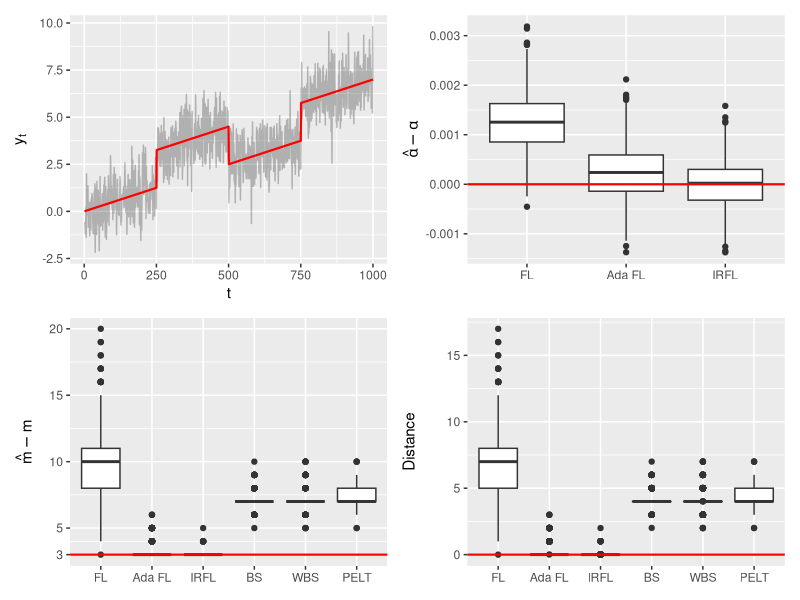

Recreate this plot in R.
library(ggplot2)
library(patchwork)
library(dplyr)
library(tidyr)


###### Produce Distance Plots
final = read.csv("final_out.csv")

df = final %>% 
  pivot_longer(cols=16:21,names_to="method",values_to="distance") %>%
  mutate(method = factor(method,
                         levels = c("distance_flasso",
                                    "distance_adaflasso",
                                    "distance_best_iter_flasso",
                                    "distance_bs",
                                    "distance_wbs",
                                    "distance_pelt")))

dist = ggplot(df, aes(x = method, y = distance)) +
  geom_boxplot() +
  scale_x_discrete(labels = c("distance_flasso"="FL",
                              "distance_adaflasso"="Ada FL",
                              "distance_best_iter_flasso"="IRFL",
                              "distance_bs"="BS",
                              "distance_wbs"="WBS",
                              "distance_pelt"="PELT")) +
  labs(y = "Distance", x = NULL)  +
  geom_hline(yintercept = 0, color = "red", size = .75) 
 # theme(axis.text.x = element_text(angle = 45, hjust = 1, vjust = 0.5))

###### Produce nknots Plots
out = read.csv("outbind.csv")

sel = c("bic_adaflasso",paste("bic_iter",2:10,"flasso",sep=""))
sel2= c("adaflasso",paste("iter",2:10,"flasso",sep=""))
sel3= c("nknots_adaflasso",paste("nknots_iter",2:10,"flasso",sep=""))

min_bic_iter = out |> select(all_of(sel)) |> round(5) |> apply(1,which.min)
min_bic = out |> select(all_of(sel)) |> round(5) |> apply(1,min)
flasso = out |> select(all_of(sel3))
min_bic_iter_flasso = c()

for(k in 1:nrow(flasso)){
  min_bic_iter_flasso[k] = flasso[k,min_bic_iter[k]]
}

final = out |> 
  select(c("true_model","bic_true_model",
           "nknots_PELT","bic_PELT",
           "nknots_BS","bic_BS",
           "nknots_WBS","bic_WBS",
           "nknots_flasso","bic_flasso",
           "nknots_adaflasso","bic_adaflasso")) |>
  mutate(best_iter = min_bic_iter,
         nknots_best_iter = min_bic_iter_flasso,
         min_bic_flasso = min_bic) 

df2 = final %>% 
  pivot_longer(cols=c(3,5,7,9,11,14),names_to="Method",values_to="Mean Shifts") %>%
  mutate(Method = factor(Method,
                         levels = c("nknots_flasso",
                                    "nknots_adaflasso",
                                    "nknots_best_iter",
                                    "nknots_BS",
                                    "nknots_WBS",
                                    "nknots_PELT")))

knots = ggplot(df2, aes(x = Method, y = `Mean Shifts`)) +
  geom_boxplot() +
  scale_x_discrete(labels = c("nknots_flasso"="FL",
                              "nknots_adaflasso"="Ada FL",
                              "nknots_best_iter"="IRFL",
                              "nknots_BS"="BS",
                              "nknots_WBS"="WBS",
                              "nknots_PELT"="PELT")) +
  labs(y = expression(hat(m)-m), x = NULL) +
  scale_y_continuous(breaks = c(3, seq(5, 20, by = 5))) +
  geom_hline(yintercept = 3, color = "red", linewidth = .75)

####### Produce Simulation Plot
n = 1000
x = time = 1:n
true_model = rep(c(0,2,0,2),each=250) + 0.005*x
y = rnorm(n,rep(c(0,2,0,2),each=250)) + 0.005*x

sim = ggplot(NULL, aes(x = time)) +
  geom_line(aes(y = y), alpha = 0.25) + 
  geom_line(aes(y = true_model),linewidth=.75,color="red")+
  # geom_hline(yintercept = 0, color = "red", size = .75) + 
  labs(x = "t",
       y = expression(y[t]))

### Produce Slope Plot
out = read.csv("outbind.csv")
sel = c("bic_adaflasso",paste("bic_iter",2:10,"flasso",sep=""))
sel3=c("slope_adaflasso",paste("slope_iter",2:10,"flasso",sep=""))

min_bic_iter = out |> select(all_of(sel)) |> round(5) |> apply(1,which.min)

slopes = out |> select(all_of(sel3))
min_bic_slope_iter_flasso = c()

for(k in 1:nrow(slopes)){
  min_bic_slope_iter_flasso[k] = slopes[k,min_bic_iter[k]]
}

slopedf = out |> select("slope_flasso","slope_adaflasso") %>%
  mutate(slope_flasso = slope_flasso-.005,
         slope_adaflasso = slope_adaflasso-.005) %>%
  mutate(slope_best_iter = min_bic_slope_iter_flasso-.005)

dat = slopedf %>% 
  pivot_longer(cols=1:3,names_to="method",values_to="slope") %>%
  mutate(method = factor(method,
                         levels = c("slope_flasso",
                                    "slope_adaflasso",
                                    "slope_best_iter")))

slope = ggplot(dat, aes(x = method, y = slope)) +
  geom_boxplot() +
  scale_x_discrete(labels = c("slope_flasso"="FL",
                              "slope_adaflasso"="Ada FL",
                              "slope_best_iter"="IRFL")) +
  labs(y = expression(hat(alpha)-alpha), x = NULL) +
  geom_hline(yintercept = 0, color = "red", size = .75)

### Bring all plots together using patchwork
g = sim + slope + knots + dist + plot_layout(ncol=2)

ggsave("Mean Shift + Slope Group Plot.pdf", 
       plot = g, device = "pdf", width = 14, height = 6, dpi = 300)
